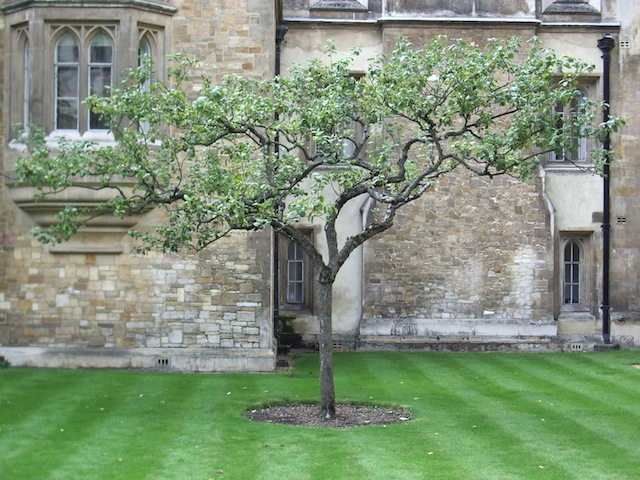
//> input picture 06/01/apple_tree.jpg, 640 x 480 px
$ ./06_01_GS_x22004   (built with g++ and OpenCV 4)
//> lines starting //> are read from the running program, lines starting //| are printed output that depends on the picture
#include <iostream>
#include <opencv2/opencv.hpp>

#define FILE_NAME "../apple_tree.jpg"

#define WINDOW_NAME_INPUT "input"
#define WINDOW_NAME_OUTPUT_GAUSSIAN "output_gaussian"
#define WINDOW_NAME_OUTPUT "output"

#define FILTER_SIZE (5)

int main(int argc, char const *argv[])
{
    // カラー画像を入力
    cv::Mat src_img = cv::imread(FILE_NAME, 1);
//> src_img is the input picture: 480 rows x 640 cols, CV_8UC3; mean B, G, R 120.6, 145.8, 128.8

    if (src_img.empty())
    {
        std::cout << "画像が読み込めませんでした．" << std::endl;
        return -1;
    }

    // 出力画像と仮画像の宣言
    cv::Mat dst_img, tmp_img;

    // src_imgをグレースケール画像に変換
    cv::cvtColor(src_img, tmp_img, cv::COLOR_BGR2GRAY);
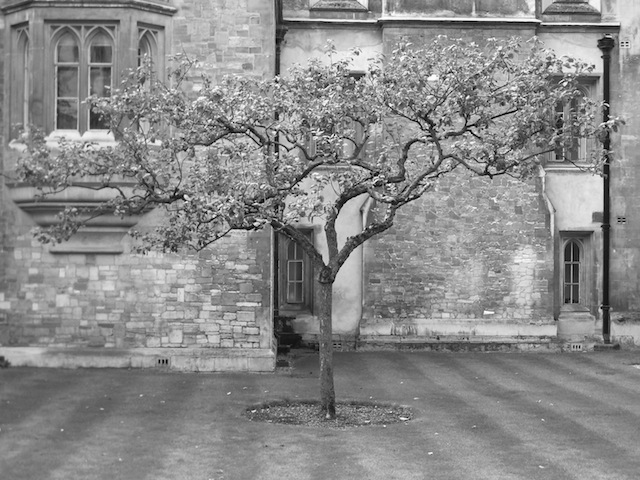
//> tmp_img: 480 rows x 640 cols, CV_8UC1; min 0, max 255, mean 137.8

    // ガウシアンフィルタを適用
    cv::GaussianBlur(tmp_img, tmp_img, cv::Size(FILTER_SIZE, FILTER_SIZE), 0);

    // ソーベルフィルタを適応
    cv::Sobel(tmp_img, dst_img, CV_32F, 0, 1);
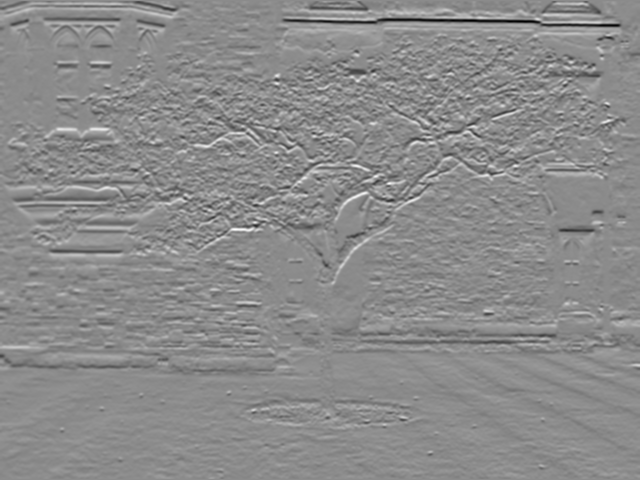
//> dst_img: 480 rows x 640 cols, CV_32FC1; min -526, max 436, mean 0.1; drawn with min black and max white


    // 適切な出力画像に変換

    cv::convertScaleAbs(dst_img, dst_img);
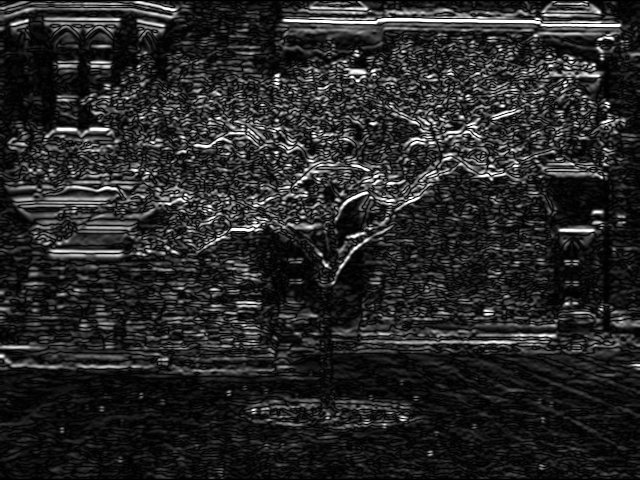
//> dst_img: 480 rows x 640 cols, CV_8UC1; min 0, max 255, mean 39.5

    // 出力
    cv::imshow(WINDOW_NAME_INPUT, src_img);
    cv::imshow(WINDOW_NAME_OUTPUT_GAUSSIAN, tmp_img);
    cv::imshow(WINDOW_NAME_OUTPUT, dst_img);
    cv::waitKey(0);

    return 0;
}
